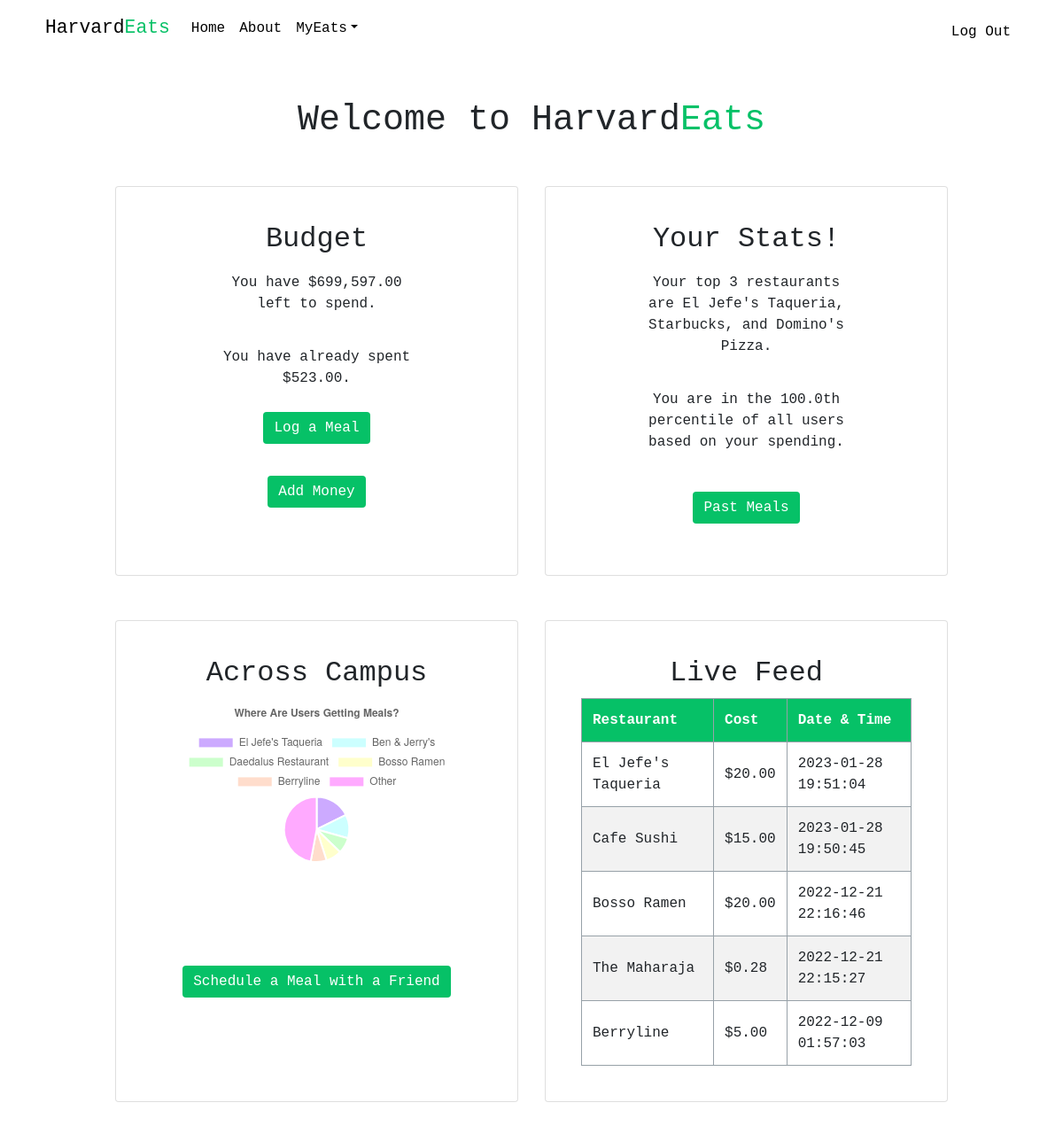
The page / (signed in) on the database its author committed.
### tables this page shows
CREATE TABLE 'users' ('id' INTEGER PRIMARY KEY AUTOINCREMENT NOT NULL, 'username' TEXT NOT NULL, 'hash' TEXT NOT NULL, 'cash' NUMERIC NOT NULL DEFAULT 0, 'spent' NUMERIC NOT NULL DEFAULT 0);

CREATE TABLE 'meals' ('id' INTEGER PRIMARY KEY AUTOINCREMENT NOT NULL,'cost' NUMERIC NOT NULL, 'user_id' INTEGER NOT NULL,'restaurant' TEXT NOT NULL, 'time'  DATETIME NOT NULL DEFAULT CURRENT_TIMESTAMP  );

### app.py (the view)
@app.route("/")
@login_required
def home():
    cash = db.execute("SELECT cash FROM users WHERE id = ?", session['user_id'])
    if not cash:
        return redirect("/logout")
    balance = cash[0]["cash"]
    sum_cost = db.execute("SELECT SUM(cost) FROM meals WHERE user_id = ?", session['user_id'])
    if sum_cost[0]["SUM(cost)"] == None:
        spent = 0
    else:
        spent = sum_cost[0]["SUM(cost)"]
    db.execute("UPDATE users SET spent = ? WHERE id = ?", spent, session["user_id"])
    tmp = db.execute("SELECT COUNT(DISTINCT restaurant) FROM meals WHERE user_id = ?", session['user_id'])
    length = tmp[0]["COUNT(DISTINCT restaurant)"]
    faves = db.execute("SELECT restaurant FROM meals WHERE user_id=? GROUP BY restaurant ORDER BY COUNT(restaurant) DESC LIMIT 3", session['user_id'])
    percentile = db.execute("SELECT rank.percentile_rank FROM users JOIN (SELECT id, PERCENT_RANK() OVER (ORDER BY spent) percentile_rank FROM users) rank ON rank.id = users.id WHERE users.id = ?", session["user_id"])
    percent = round(100 * percentile[0]["percentile_rank"], 2)
    datacount = db.execute("SELECT restaurant, COUNT(restaurant) AS no FROM meals GROUP BY restaurant ORDER BY COUNT(restaurant) DESC LIMIT 5")
    enough = len(datacount)
    othercount = db.execute("SELECT COUNT(restaurant) AS no FROM meals WHERE restaurant NOT IN (SELECT restaurant FROM meals GROUP BY restaurant ORDER BY COUNT(restaurant) DESC LIMIT 5)")
    feed = db.execute(
        "SELECT restaurant, cost, time FROM meals WHERE NOT user_id = ? ORDER BY time DESC LIMIT 5", session["user_id"])
    return render_template("home.html", balance=balance, spent=spent, length=length, enough=enough, datacount=datacount, percent=percent, feed=feed, faves=faves, othercount=othercount)

### app.py (called while the page is built)
@app.after_request
def after_request(response):
    response.headers["Cache-Control"] = "no-cache, no-store, must-revalidate"
    response.headers["Expires"] = 0
    response.headers["Pragma"] = "no-cache"
    return response

### helpers.py (called while the page is built)
def login_required(f):
    @wraps(f)
    def decorated_function(*args, **kwargs):
        if session.get("user_id") is None:
            return redirect("/login")
        return f(*args, **kwargs)
    return decorated_function

def usd(value):
    return f"${value:,.2f}"

### templates/home.html (shortened to what this page needs)
{% extends "layout.html" %}
{% block main %}
<h1 class="centered">Welcome to Harvard<span class="green">Eats</span></h1>
<div class="card-deck">
    <div class="card" style="width: 10rem;">
        <h2>Budget</h2>
        {% if balance < 0 %}
            <p>You have overspent by {{ -balance | usd }}.</p>
        {% else %}
            <p>You have {{ balance | usd }} left to spend.</p>
        {% endif %}
        <p>You have already spent {{ spent | usd }}.</p>
         <a href="/logmeal" class="btn btn-info" role="button">Log a Meal</a>
         <p></p>
        <a href="/add" class="btn btn-info" role="button">Add Money</a>
        <p></p>
    </div>
    <div class="card" style="width: 10rem">
        <h2>Your Stats!</h2>
            {% if length > 2 %}
                <p>Your top 3 restaurants are {{ faves[0].restaurant }}, {{ faves[1].restaurant }}, and {{ faves[2].restaurant }}.</p>
            {% endif %}
        <p>You are in the {{ percent }}th percentile of all users based on your spending.</p>
        <a href="/pastmeals" class="btn btn-info" role="button">Past Meals</a>
    </div>
</div>
<div class="card-deck">
    <div class="card" style="width: 10rem">
        <h2>Across Campus</h2>
        {% if enough < 5 %}
            <p>There is not enough data yet. Please try more restaurants (and tell your friends to, as well!)</p>
        {% else %}
            <canvas id="myChart" style="width:100%;max-width:600px"></canvas>
            <script>
                var xValues = [ "{{ datacount[0].restaurant|safe }}", "{{ datacount[1].restaurant|safe }}", "{{ datacount[2].restaurant|safe }}", "{{ datacount[3].restaurant|safe }}", "{{ datacount[4].restaurant|safe }}", "Other"];
                var yValues = [ {{ datacount[0].no }}, {{ datacount[1].no }}, {{ datacount[2].no }}, {{ datacount[3].no }}, {{ datacount[4].no }}, {{ othercount[0].no }}];
                var barColors = [
                "#ccaaff",
                "#ccffff",
                "#ccffcc",
                "#ffffcc",
                "#ffddcc",
                "#ffaaff"
                ];
                new Chart("myChart", {
                type: "pie",
                data: {
                    labels: xValues,
                    datasets: [{
                    backgroundColor: barColors,
                    data: yValues
                    }]
                },
                options: {
                    title: {
                    display: true,
                    text: "Where Are Users Getting Meals?"
                    }
                }
                });
            </script>
        {% endif %}
        <a href="/schedule" class="btn btn-info" role="button">Schedule a Meal with a Friend</a>
    </div>
    <div class="card" style="width: 10rem">
        <h2>Live Feed</h2>
        <table>
            <thead>
                <tr>
                    <th scope = "col">Restaurant</th>
                    <th scope = "col">Cost</th>
                    <th scope = "col">Date & Time</th>
                </tr>
            </thead>
            <tbody>
                {% for item in feed %}
                <tr>
                    <td> {{ item.restaurant }} </td>
                    <td>{{ item.cost | usd }}</td>
                    <td> {{ item.time }} </td>
                </tr>
                {% endfor %}
            </tbody>
        </table>
    </div>
</div>
{% endblock %}

### templates/layout.html (shortened to what this page needs)
<!DOCTYPE html>
<html lang="en">
    <head>
        <link href="https://cdn.jsdelivr.net/npm/bootstrap@5.0.2/dist/css/bootstrap.min.css" rel="stylesheet">
        <link rel="stylesheet" href="https://cdn.jsdelivr.net/npm/bootstrap@4.0.0/dist/css/bootstrap.min.css">
        <link href="/static/styles.css" rel="stylesheet">
    </head>
    <body>
        <nav class="navbar navbar-expand-lg navbar-light">
            <a class="navbar-brand" href="/"><span class="black">Harvard</span><span class="green">Eats</span></a>
            <div class="collapse navbar-collapse" id="navbarSupportedContent">
                {% if session["user_id"] %}
                    <ul class="navbar-nav mr-auto">
                        <li class="nav-item active"><a class="nav-link" href="/">Home</a></li>
                        <li class="nav-item"><a class="nav-link" href="/about">About</a></li>
                        <li class="nav-item dropdown">
                            <a class="nav-link dropdown-toggle"  id="navbarDropdown" role="button" data-toggle="dropdown" aria-haspopup="true" aria-expanded="false">MyEats</a>
                          </li>
                    </ul>
                    <ul class="navbar-nav ms-auto mt-2" id="right">
                        <li class="nav-item"><a class="nav-link" href="/logout">Log Out</a></li>
                    </ul>
                {% else %}
                    <ul class="navbar-nav ms-auto mt-2" id="right">
                        <li class="nav-item"><a class="nav-link" href="/register">Register</a></li>
                        <li class="nav-item"><a class="nav-link" href="/login">Log In</a></li>
                    </ul>
                {% endif %}
            </div>
        </nav>
        <main class="container-fluid py-5 text-center">
            {% block main %}{% endblock %}
        </main>
    </body>
</html>

### static/styles.css (style rules this page uses)
nav { margin-left: 35px; font-size: 12pt; }
nav .navbar-brand { font-size: 16pt; }
nav .navbar-brand .black { color: #000000; }
nav .navbar-brand .green { color: #06C167; }
.nav-link { color: black !important; }
#right { margin-right: 35px; }
body, table { font-family: Courier New, monospace; text-align: center; }
p { padding: 10px 70px 10px 70px; }
.green { color: #06C167; }
h1 { margin-bottom: 50px; }
.card-deck { margin-top: 50px; margin-left: 100px; margin-right: 100px; }
.card { padding: 40px; }
#myChart { margin-bottom: 40px; }
.btn { background-color: #06C167; cursor: pointer; color: white; text-align: center; border: none; width: fit-content; margin: auto; }
table { border-collapse: collapse; width: 100%; }
tr:nth-child(even) { background-color: #f2f2f2; }
td, th { border: 1px solid #97a1a8; text-align: left; padding: 12px; }
th { padding-top: 12px; padding-bottom: 12px; text-align: left; background-color: #06C167; color: white; }

### rows shown on the page
users: cash "$699,597.00"
meals: restaurant "Starbucks"
meals: restaurant "Domino's Pizza"
meals: restaurant "El Jefe's Taqueria", cost "$20.00", time "2023-01-28 19:51:04"
meals: restaurant "Cafe Sushi", cost "$15.00", time "2023-01-28 19:50:45"
meals: restaurant "Bosso Ramen", cost "$20.00", time "2022-12-21 22:16:46"
meals: restaurant "The Maharaja", cost "$0.28", time "2022-12-21 22:15:27"
meals: restaurant "Berryline", cost "$5.00", time "2022-12-09 01:57:03"

### other values the page prints
{{ spent | usd }} "$523.00"
{{ faves[0].restaurant }} "El Jefe's Taqueria"
{{ percent }} "100.0"
chart data {{ datacount[2].restaurant|safe }} Daedalus Restaurant
chart data {{ datacount[3].restaurant|safe }} Bosso Ramen
